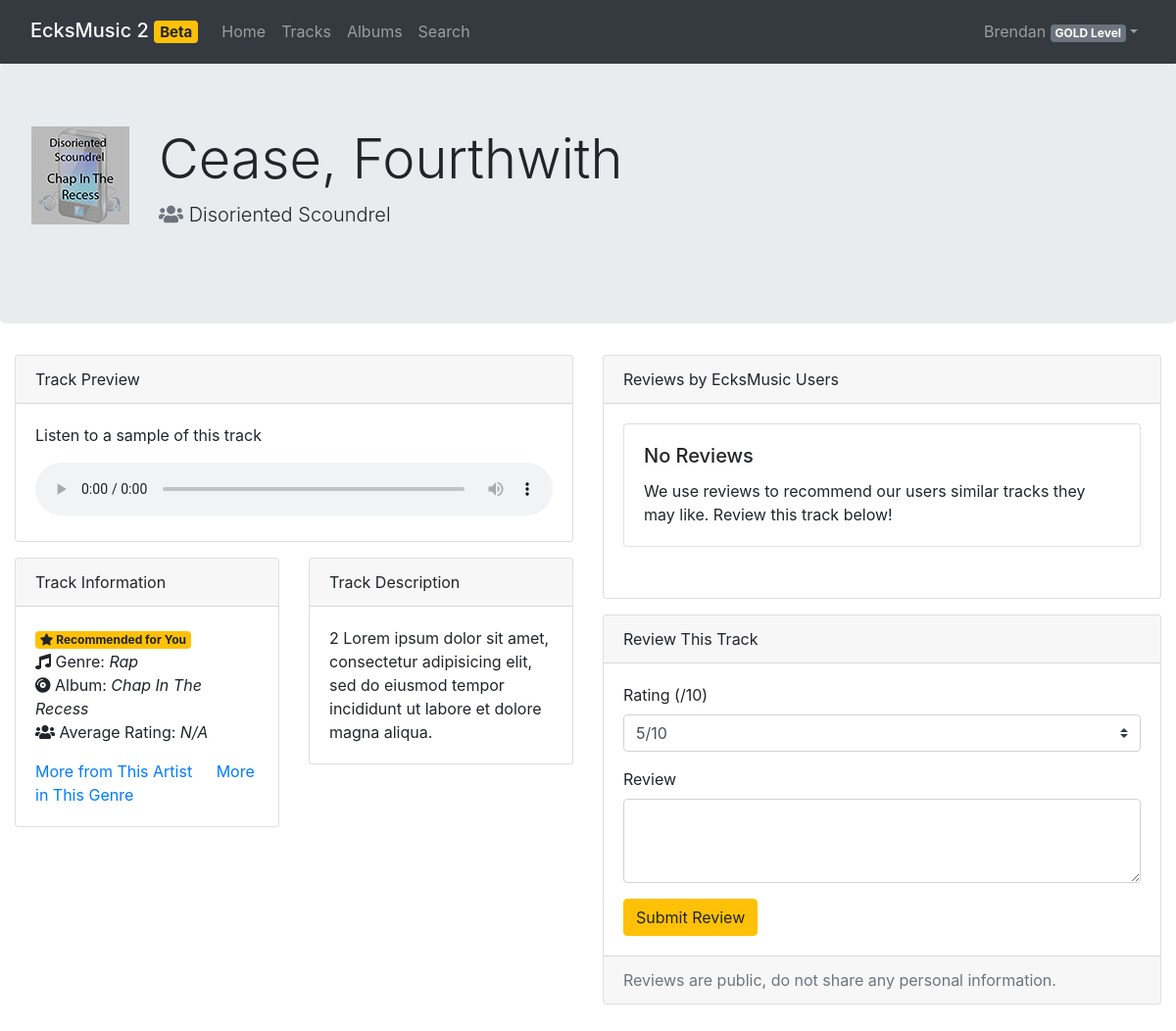
The app's page /pages/track.php?id=2 (signed in) with its own data.
### tables this page shows
CREATE TABLE `tracks` (
  `track_id` int(11) NOT NULL,
  `artist_id` int(11) DEFAULT NULL,
  `album_id` int(11) DEFAULT NULL,
  `track_name` varchar(255) DEFAULT NULL,
  `description` varchar(255) DEFAULT NULL,
  `image` varchar(255) DEFAULT NULL,
  `thumbnail` varchar(255) DEFAULT NULL,
  `sample` varchar(255) DEFAULT NULL,
  `genre` varchar(225) DEFAULT NULL,
  PRIMARY KEY (`track_id`),
  KEY `artist_idx` (`artist_id`),
  KEY `album_idx` (`album_id`),
  CONSTRAINT `album` FOREIGN KEY (`album_id`) REFERENCES `albums` (`album_id`) ON DELETE NO ACTION ON UPDATE NO ACTION,
  CONSTRAINT `artist` FOREIGN KEY (`artist_id`) REFERENCES `artists` (`artist_id`) ON DELETE NO ACTION ON UPDATE NO ACTION
);

CREATE TABLE `artists` (
  `artist_id` int(11) NOT NULL AUTO_INCREMENT,
  `artist_name` varchar(60) NOT NULL,
  PRIMARY KEY (`artist_id`),
  UNIQUE KEY `artist_name_UNIQUE` (`artist_name`)
);

CREATE TABLE `albums` (
  `album_id` int(11) NOT NULL AUTO_INCREMENT,
  `artist_id` int(11) NOT NULL,
  `album_name` varchar(60) NOT NULL,
  PRIMARY KEY (`album_id`),
  UNIQUE KEY `album_id_UNIQUE` (`artist_id`),
  UNIQUE KEY `album_name_UNIQUE` (`album_name`),
  CONSTRAINT `artist_id` FOREIGN KEY (`artist_id`) REFERENCES `artists` (`artist_id`) ON DELETE NO ACTION ON UPDATE NO ACTION
);

### src/php/music.php (called while the page is built, shortened)
<?php
require_once "reviews.php";
class Artist {
  public function __construct(int $Id, string $Name) {
    $this->Name = $Name;
  }
}
class Album {
  public function __construct(int $Id, string $Name, Artist $Artist) {
    $this->Name = $Name;
  }
}
class Track {
  public function __construct($result)
  {
    $this->Id = $result['track_id'];
    $this->Artist = new Artist($result['artist_id'], $result['artist_name']);
    $this->Album = new Album($result['album_id'], $result['album_name'], $this->Artist);
    $this->Description = $result['description'];
    $this->Name = $result['track_name'];
    $this->Genre = $result['genre'];
    $this->ThumbPath = $result['thumbnail'];
    $this->SamplePath = $result['sample'];
    try {
      $this->AverageRating = Reviews::averageRating($this->Id) . "/10";
    } catch (Exception $e) {
      $this->AverageRating = "N/A";
    }
  }
}
class Tracks
{
  public static function get(int $Id): Track
  {
    global $pdo;
    $query = $pdo->prepare("SELECT * FROM tracks NATURAL JOIN artists NATURAL JOIN albums WHERE track_id = ?");
    $success = $query->execute([$Id]);
    $result = $query->fetch(PDO::FETCH_ASSOC);
    return new Track($result);
  }
}

### src/pages/track.php (the view, shortened to what this page needs)
<?php
require_once '../php/auth.php';
require_once '../php/music.php';
if (isset($_SESSION['User'])) $user = unserialize($_SESSION['User']);
try {
  $Track = Tracks::get($_GET['id']);
} catch (Exception $e) {
  if (!isset($_GET['id'])) header('Location tracks.php');
}
?>
<!DOCTYPE html>
<html lang="en">
<head>
  <link rel="stylesheet" href="https://cdn.jsdelivr.net/npm/bootstrap@4.6.0/dist/css/bootstrap.min.css"
>
  <link rel="stylesheet" href="https://cdnjs.cloudflare.com/ajax/libs/font-awesome/5.15.2/css/all.min.css"
/>
  <link rel="stylesheet" href="../css/stylesheet.css"/>
</head>
<body>
<nav class="navbar navbar-expand-md navbar-dark bg-dark sticky-top">
  <div class="container-fluid">
    <h2><a class="navbar-brand" href="../">EcksMusic 2 <span class="badge badge-warning">Beta</span></a></h2>
    <div class="collapse navbar-collapse" id="navbarResponsive">
      <ul class="navbar-nav mr-auto">
        <li class="navbar-item">
          <a class="nav-link" href="../">Home</a>
        </li>
        <li class="navbar-item">
          <a class="nav-link" href="tracks.php">Tracks</a>
        </li>
        <li class="navbar-item">
          <a class="nav-link" href="albums.php">Albums</a>
        </li>
        <li class="navbar-item">
          <a class="nav-link" href="search.php">Search</a>
        </li>
      </ul>
      <ul class="navbar-nav ml-auto">
        <?php
        echo '<li class="nav-item dropdown">';
        echo '<a class="nav-link dropdown-toggle" href="#" id="navbarDropdownMenuLink" data-toggle="dropdown">';
        echo $user->Username . ' <span class="badge badge-secondary">' . $user->PricingPlan->Name . '</span></a>';
        echo '<div class="dropdown-menu dropdown-menu-right">';
        echo '</div></li>';
        ?>
      </ul>
    </div>
  </div>
</nav>
<div class="jumbotron">
  <div class="row">
    <div class="col-auto">
      <img alt="Album thumbnail" src="../<?php echo $Track->ThumbPath; ?>"/>
    </div>
    <div class="col">
      <h1 class="display-4">
        <?php echo $Track->Name; ?>
      </h1>
      <p class="lead">
        <span class="text-muted fas fa-users"></span>
        <?php echo $Track->Artist->Name; ?>
      </p>
    </div>
  </div>
</div>
<div class="container-fluid">
  <div class="row">
    <div class="col-md-6">
      <div class="card">
        <div class="card-header">
          Track Preview
        </div>
        <div class="card-body">
          <p class="card-text">Listen to a sample of this track</p>
          <audio controls src="../<?php echo $Track->SamplePath; ?>"></audio>
        </div>
      </div>
      <div class="row">
        <div class="col-md-6">
          <div class="card">
            <div class="card-header">
              Track Information
            </div>
            <div class="card-body">
              <span class="badge badge-warning"><span class="fas fa-star"></span> Recommended for You</span>
              <p class="card-text">
                <span title="Album" class="fas fa-music"></span> Genre: <i><?php echo $Track->Genre; ?> <br/></i>
                <span title="Album" class="fas fa-compact-disc"></span> Album: <i><?php echo $Track->Album->Name; ?><br/></i>
                <span title="Album" class="fas fa-users"></span> Average Rating: <i><?php echo $Track->AverageRating?></i>
              </p>
              <a href="#" class="card-link">More from This Artist</a>
              <a href="#" class="card-link">More in This Genre</a>
            </div>
          </div>
        </div>
        <div class="col-md-6">
          <div class="card">
            <div class="card-header">
              Track Description
            </div>
            <div class="card-body">
              <p class="card-text"><?php echo $Track->Description; ?></p>
            </div>
          </div>
        </div>
      </div>
    </div>
    <div class="col-md-6">
      <div class="card">
        <div class="card-header">
          Reviews by EcksMusic Users
        </div>
        <div class="card-body">
          <div class="row">
            <?php
              try {
                $reviews = Reviews::getForTrack($Track->Id);
                foreach($reviews as $Review) {
                  $Tag = "badge-success";
                  if ($Review->Rating <= 3) {
                    $Tag = "badge-danger";
                  } elseif ($Review->Rating > 3 and $Review->Rating < 7) {
                    $Tag = "badge-warning";
                  }
                  $html = '
                <div class="col-sm-6">
                  <div class="card">
                    <div class="card-body">
                      <h5 class="card-title">' . $Review->OwnerName . '</h5>
                      <span class="badge ' . $Tag . '"><span class="fas fa-star"></span> ' . $Review->Rating . ' /10</span>
                      <p class="card-text">' . $Review->Review . '</p>
                    </div>
                  </div>
                </div>';
                  echo $html;
                }
              } catch (Exception $e) {
                if ($e->getMessage() == "NoReviews") {
                  echo '
                  <div class="col-sm-12">
                  <div class="card">
                    <div class="card-body">
                      <h5 class="card-title">No Reviews</h5>
                      <p class="card-text">We use reviews to recommend our users similar tracks they may like.
                      Review this track below!</p>
                    </div>
                  </div>
                </div>';
                }
              }
            ?>
          </div>
        </div>
      </div>
      <?php
        $UserReview = Reviews::getForUser($Track->Id, $user->Id);
        if ($UserReview == null) {
          echo '
            <div class="card">
            <div class="card-header">
              Review This Track
            </div>
            <div class="card-body">
              <form id="trackReview" action="#" method="post" onsubmit="return validateReviewForm();">
                <span id="reviewFormLabel"></span>
                <div class="form-group">
                  <label>Rating (/10)</label>
                  <select class="custom-select" name="rating" id="rating" required>
                    <option value=1>1/10</option>
                    <option value=2>2/10</option>
                    <option value=3>3/10</option>
                    <option value=4>4/10</option>
                    <option value=5 selected>5/10</option>
                    <option value=6>6/10</option>
                    <option value=7>7/10</option>
                    <option value=8>8/10</option>
                    <option value=9>9/10</option>
                    <option value=10>10/10</option>
                  </select>
                </div>
                <div class="form-group">
                  <label for="reviewBody">Review</label>
                  <textarea class="form-control"
                   required minlength="10" maxlength="250" name="reviewBody" id="reviewBody" rows="3"></textarea>
                </div>
                <button type="submit" class="btn btn-warning">Submit Review</button>
              </form>
            </div>
            <div class="card-footer text-muted">
              Reviews are public, do not share any personal information.
            </div>
          </div>
          ';
        }
      ?>
    </div>
  </div>
</body>
</html>

### src/css/stylesheet.css (style rules this page uses)
.row, .card { margin-bottom: 1rem; }
audio { width: 100%; }

### records on screen
tracks: thumbnail (picture), track_name "Cease, Fourthwith", artist.artist_name "Disoriented Scoundrel", genre "Rap", album.album_name "Chap In The Recess", description "2 Lorem ipsum dolor sit amet, consectetur adipisicing elit, sed do eiusmod tempor incididunt ut labore et dolore magna aliqua."

### other values on screen
$user->Username "Brendan"
$user->PricingPlan->Name "GOLD Level"
$Track->AverageRating "N/A"
